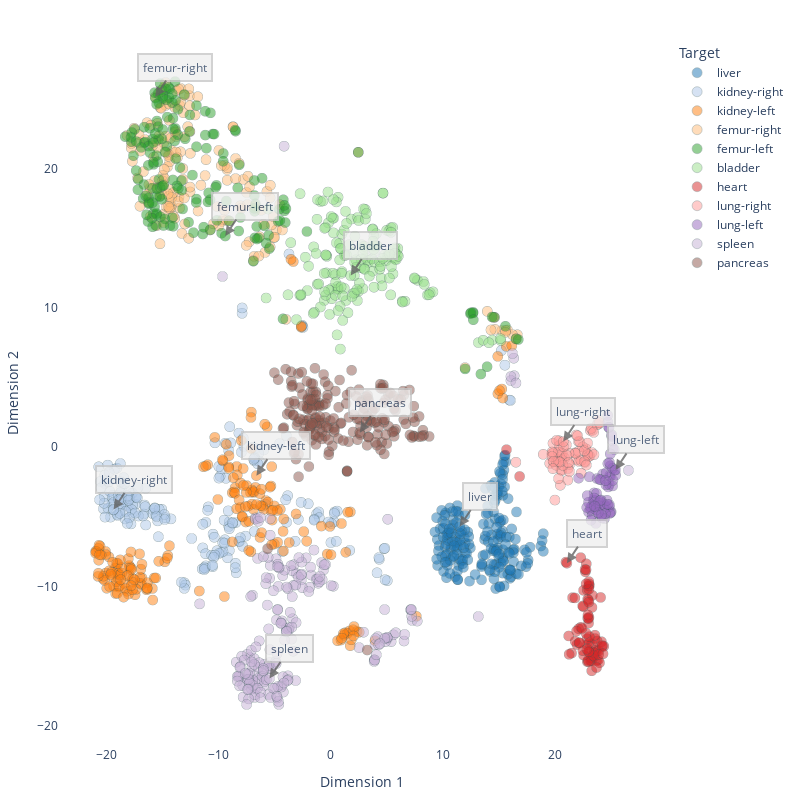

The notebook cell saved with this chart:
### Code cell
# Convert plt.cm.tab20.colors to hex
color_hex = ['#{:02x}{:02x}{:02x}'.format(int(r*255), int(g*255), int(b*255)) for r, g, b in plt.cm.tab20.colors]

# Select one point for each target label
df_annotate = df.groupby('Target').last().reset_index()

# Plot the t-SNE results using plotly express
fig = px.scatter(df, x='Dimension 1', y='Dimension 2', color='Target',
                 color_discrete_sequence=color_hex,
                 category_orders={'Target': sorted_labels})

# Add annotations for the selected points
for _, row in df_annotate.iterrows():
    fig.add_annotation(
        x=row['Dimension 1'],
        y=row['Dimension 2'],
        text=row['Target'],
        showarrow=True,
        arrowhead=2,
        arrowsize=1,
        arrowwidth=2,
        arrowcolor="#636363",
        ax=20,
        ay=-30,
        bordercolor="#c7c7c7",
        borderwidth=2,
        borderpad=4,
        bgcolor="#f0f0f0",
        opacity=0.8
    )

fig.update_traces(marker=dict(size=10, opacity=0.5, line=dict(width=0.5, color='DarkSlateGrey')))
fig.update_layout(
    plot_bgcolor='white',
    width=800, height=800,  # Increased size to accommodate annotations
    margin=dict(l=40, r=40, t=40, b=40),
    showlegend=True
)
fig.show()

### Figure 1 — Plotly figure (JSON) as saved in the notebook; plotly's stock layout.template omitted (floating-point values rounded to 4 significant figures; data arrays with more than 128 entries replaced by an {"elided": "..."} marker saying what was removed)
{"data": [{"hovertemplate": "Target=liver<br>Dimension 1=%{x}<br>Dimension 2=%{y}<extra></extra>", "legendgroup": "liver", "marker": {"color": "#1f77b4", "line": {"color": "DarkSlateGrey", "width": 0.5}, "opacity": 0.5, "size": 10, "symbol": "circle"}, "mode": "markers", "name": "liver", "showlegend": true, "type": "scattergl", "x": {"elided": "200 float values"}, "xaxis": "x", "y": {"elided": "200 float values"}, "yaxis": "y"}, {"hovertemplate": "Target=kidney-right<br>Dimension 1=%{x}<br>Dimension 2=%{y}<extra></extra>", "legendgroup": "kidney-right", "marker": {"color": "#aec7e8", "line": {"color": "DarkSlateGrey", "width": 0.5}, "opacity": 0.5, "size": 10, "symbol": "circle"}, "mode": "markers", "name": "kidney-right", "showlegend": true, "type": "scattergl", "x": {"elided": "199 float values"}, "xaxis": "x", "y": {"elided": "199 float values"}, "yaxis": "y"}, {"hovertemplate": "Target=kidney-left<br>Dimension 1=%{x}<br>Dimension 2=%{y}<extra></extra>", "legendgroup": "kidney-left", "marker": {"color": "#ff7f0e", "line": {"color": "DarkSlateGrey", "width": 0.5}, "opacity": 0.5, "size": 10, "symbol": "circle"}, "mode": "markers", "name": "kidney-left", "showlegend": true, "type": "scattergl", "x": {"elided": "198 float values"}, "xaxis": "x", "y": {"elided": "198 float values"}, "yaxis": "y"}, {"hovertemplate": "Target=femur-right<br>Dimension 1=%{x}<br>Dimension 2=%{y}<extra></extra>", "legendgroup": "femur-right", "marker": {"color": "#ffbb78", "line": {"color": "DarkSlateGrey", "width": 0.5}, "opacity": 0.5, "size": 10, "symbol": "circle"}, "mode": "markers", "name": "femur-right", "showlegend": true, "type": "scattergl", "x": {"elided": "170 float values"}, "xaxis": "x", "y": {"elided": "170 float values"}, "yaxis": "y"}, {"hovertemplate": "Target=femur-left<br>Dimension 1=%{x}<br>Dimension 2=%{y}<extra></extra>", "legendgroup": "femur-left", "marker": {"color": "#2ca02c", "line": {"color": "DarkSlateGrey", "width": 0.5}, "opacity": 0.5, "size": 10, "symbol": "circle"}, "mode": "markers", "name": "femur-left", "showlegend": true, "type": "scattergl", "x": {"elided": "173 float values"}, "xaxis": "x", "y": {"elided": "173 float values"}, "yaxis": "y"}, {"hovertemplate": "Target=bladder<br>Dimension 1=%{x}<br>Dimension 2=%{y}<extra></extra>", "legendgroup": "bladder", "marker": {"color": "#98df8a", "line": {"color": "DarkSlateGrey", "width": 0.5}, "opacity": 0.5, "size": 10, "symbol": "circle"}, "mode": "markers", "name": "bladder", "showlegend": true, "type": "scattergl", "x": {"elided": "175 float values"}, "xaxis": "x", "y": {"elided": "175 float values"}, "yaxis": "y"}, {"hovertemplate": "Target=heart<br>Dimension 1=%{x}<br>Dimension 2=%{y}<extra></extra>", "legendgroup": "heart", "marker": {"color": "#d62728", "line": {"color": "DarkSlateGrey", "width": 0.5}, "opacity": 0.5, "size": 10, "symbol": "circle"}, "mode": "markers", "name": "heart", "showlegend": true, "type": "scattergl", "x": [24.17, 22.57, 22.94, 23.02, 22.89, 22.32, 23.74, 23.19, 23.73, 22.89, 23.68, 23.05, 23.03, 22.81, 23.88, 22.9, 23.28, 22.73, 23.29, 23.27, 23.54, 21.98, 24.24, 22.7, 22.98, 22.94, 23.01, 23.09, 23.36, 23.06, 24.09, 23.32, 22.31, 23.53, 22.13, 23.01, 24.0, 23.45, 23.05, 23.92, 23.08, 22.89, 23.59, 23.78, 23.59, 23.07, 22.17, 22.57, 22.51, 22.8, 21.82, 22.21, 23.42, 21.58, 23.04, 22.79, 24.38, 24.24, 15.69, 23.01, 21.95, 21.5, 20.99, 21.8, 21.28, 22.43, 21.24, 23.05, 22.96, 22.8, 16.86, 23.92, 22.55, 24.31, 23.01, 22.87, 22.49, 23.3, 23.73, 23.04, 21.08], "xaxis": "x", "y": [-13.96, -10.28, -10.9, -12.63, -10.24, -12.93, -14.63, -15.33, -15.34, -14.19, -14.56, -12.21, -9.967, -8.372, -15.27, -15.39, -15.35, -8.944, -14.13, -15.13, -14.77, -14.17, -14.31, -8.782, -15.29, -12.27, -15.39, -9.934, -10.64, -9.815, -10.78, -11.5, -7.927, -15.02, -13.04, -12.31, -15.47, -14.73, -14.69, -14.62, -14.04, -13.76, -13.73, -13.92, -13.49, -13.6, -14.05, -14.92, -14.61, -13.36, -13.93, -14.04, -14.94, -10.8, -9.646, -8.802, -14.29, -14.24, -0.1774, -14.68, -13.2, -14.78, -8.244, -10.82, -14.87, -13.01, -13.55, -10.2, -12.05, -9.809, -2.098, -14.89, -11.45, -14.83, -10.98, -14.5, -11.4, -16.05, -15.82, -11.13, -8.323], "yaxis": "y"}, {"hovertemplate": "Target=lung-right<br>Dimension 1=%{x}<br>Dimension 2=%{y}<extra></extra>", "legendgroup": "lung-right", "marker": {"color": "#ff9896", "line": {"color": "DarkSlateGrey", "width": 0.5}, "opacity": 0.5, "size": 10, "symbol": "circle"}, "mode": "markers", "name": "lung-right", "showlegend": true, "type": "scattergl", "x": [22.11, 19.84, 21.91, 22.15, 19.84, 22.9, 20.32, 20.46, 19.74, 19.88, 20.43, 19.55, 20.15, 22.72, 22.35, 21.81, 23.9, 20.38, 22.78, 23.18, 20.62, 22.49, 21.16, 23.91, 22.23, 22.12, 20.62, 22.34, 20.55, 20.66, 23.37, 23.26, 20.11, 20.32, 19.76, 20.16, 21.85, 20.88, 21.31, 20.64, 20.49, 21.18, 21.31, 21.26, 20.73, 21.05, 21.03, 20.01, 20.78, 20.31, 20.46, 18.97, 19.75, 23.01, 23.11, 19.89, 20.33, 16.53, 21.93, 23.77, 23.31, 22.94, 23.47, 22.64, 22.04, 23.5, 19.83, 22.65, 22.82, 23.99, 21.22, 22.93, 20.76], "xaxis": "x", "y": [0.4132, 0.2802, -0.8892, -1.017, -1.022, -0.4582, -0.8747, -0.3404, -0.4804, -0.4054, 0.119, -1.162, -1.049, -1.081, -1.868, -0.4055, 1.656, 0.4609, -0.1174, 1.207, -0.6645, 0.02485, -2.363, 1.939, 0.4005, -0.297, -0.9032, -0.9563, -1.637, -0.4543, 1.218, 1.359, -1.288, -0.3428, -0.342, 0.4914, -0.4354, -0.7821, -1.254, -1.663, -2.726, -1.531, -1.734, -0.4283, -1.304, -0.5752, 0.1726, -3.793, 0.03453, -1.039, -1.061, -0.5091, -0.6698, -0.6671, -0.6341, -1.014, -2.258, -1.075, 0.8794, 1.624, -0.3842, -0.5399, 1.066, -0.2511, 0.817, -0.5338, -1.539, -1.034, -1.281, 1.751, -1.112, 0.2942, 0.4065], "yaxis": "y"}, {"hovertemplate": "Target=lung-left<br>Dimension 1=%{x}<br>Dimension 2=%{y}<extra></extra>", "legendgroup": "lung-left", "marker": {"color": "#9467bd", "line": {"color": "DarkSlateGrey", "width": 0.5}, "opacity": 0.5, "size": 10, "symbol": "circle"}, "mode": "markers", "name": "lung-left", "showlegend": true, "type": "scattergl", "x": [24.42, 23.02, 24.53, 24.91, 25.03, 25.09, 24.88, 24.75, 23.94, 24.96, 24.07, 24.77, 25.19, 24.99, 24.86, 25.16, 25.2, 24.9, 23.55, 24.85, 23.68, 23.34, 23.67, 23.44, 23.51, 25.34, 24.96, 24.29, 23.77, 24.59, 24.43, 23.39, 22.12, 25.16, 24.37, 23.93, 23.73, 24.01, 25.06, 24.22, 24.51, 23.69, 23.64, 23.23, 23.18, 23.21, 23.52, 23.01, 22.86, 24.88, 24.67, 24.13, 24.73, 22.9, 25.16, 24.09, 25.1, 24.74, 23.87, 24.71, 24.89, 25.31, 23.08, 24.01, 24.57, 24.52, 25.44, 24.04, 24.8, 24.95, 23.55, 24.17, 25.42], "xaxis": "x", "y": [-4.117, -4.646, -4.241, -2.025, -4.636, 0.7581, -4.274, 1.799, -4.754, -2.127, -3.917, -2.853, -0.07121, -4.707, -2.67, -2.78, -2.379, -4.747, -3.831, 1.399, -4.075, -4.874, -5.475, -3.797, -3.28, -1.66, -1.34, -1.924, -2.247, -1.837, -5.141, -4.169, -2.22, 0.4477, -4.441, -4.009, -3.318, -4.213, 0.9146, -5.078, -4.765, -4.503, -4.278, -5.236, -4.456, -4.297, -3.645, -3.955, -4.328, -4.132, -3.807, -3.787, 2.284, -3.475, -1.51, -2.341, 0.8496, -1.176, -4.706, -4.092, -1.097, -0.1648, -2.126, -2.318, -2.705, -2.403, -2.003, -3.83, 1.442, -0.4811, -4.227, -4.86, -1.629], "yaxis": "y"}, {"hovertemplate": "Target=spleen<br>Dimension 1=%{x}<br>Dimension 2=%{y}<extra></extra>", "legendgroup": "spleen", "marker": {"color": "#c5b0d5", "line": {"color": "DarkSlateGrey", "width": 0.5}, "opacity": 0.5, "size": 10, "symbol": "circle"}, "mode": "markers", "name": "spleen", "showlegend": true, "type": "scattergl", "x": {"elided": "200 float values"}, "xaxis": "x", "y": {"elided": "200 float values"}, "yaxis": "y"}, {"hovertemplate": "Target=pancreas<br>Dimension 1=%{x}<br>Dimension 2=%{y}<extra></extra>", "legendgroup": "pancreas", "marker": {"color": "#8c564b", "line": {"color": "DarkSlateGrey", "width": 0.5}, "opacity": 0.5, "size": 10, "symbol": "circle"}, "mode": "markers", "name": "pancreas", "showlegend": true, "type": "scattergl", "x": {"elided": "200 float values"}, "xaxis": "x", "y": {"elided": "200 float values"}, "yaxis": "y"}], "layout": {"annotations": [{"arrowcolor": "#636363", "arrowhead": 2, "arrowsize": 1, "arrowwidth": 2, "ax": 20, "ay": -30, "bgcolor": "#f0f0f0", "bordercolor": "#c7c7c7", "borderpad": 4, "borderwidth": 2, "opacity": 0.8, "showarrow": true, "text": "bladder", "x": 1.776, "y": 12.33}, {"arrowcolor": "#636363", "arrowhead": 2, "arrowsize": 1, "arrowwidth": 2, "ax": 20, "ay": -30, "bgcolor": "#f0f0f0", "bordercolor": "#c7c7c7", "borderpad": 4, "borderwidth": 2, "opacity": 0.8, "showarrow": true, "text": "femur-left", "x": -9.429, "y": 15.16}, {"arrowcolor": "#636363", "arrowhead": 2, "arrowsize": 1, "arrowwidth": 2, "ax": 20, "ay": -30, "bgcolor": "#f0f0f0", "bordercolor": "#c7c7c7", "borderpad": 4, "borderwidth": 2, "opacity": 0.8, "showarrow": true, "text": "femur-right", "x": -15.69, "y": 25.14}, {"arrowcolor": "#636363", "arrowhead": 2, "arrowsize": 1, "arrowwidth": 2, "ax": 20, "ay": -30, "bgcolor": "#f0f0f0", "bordercolor": "#c7c7c7", "borderpad": 4, "borderwidth": 2, "opacity": 0.8, "showarrow": true, "text": "heart", "x": 21.08, "y": -8.323}, {"arrowcolor": "#636363", "arrowhead": 2, "arrowsize": 1, "arrowwidth": 2, "ax": 20, "ay": -30, "bgcolor": "#f0f0f0", "bordercolor": "#c7c7c7", "borderpad": 4, "borderwidth": 2, "opacity": 0.8, "showarrow": true, "text": "kidney-left", "x": -6.647, "y": -2.04}, {"arrowcolor": "#636363", "arrowhead": 2, "arrowsize": 1, "arrowwidth": 2, "ax": 20, "ay": -30, "bgcolor": "#f0f0f0", "bordercolor": "#c7c7c7", "borderpad": 4, "borderwidth": 2, "opacity": 0.8, "showarrow": true, "text": "kidney-right", "x": -19.4, "y": -4.467}, {"arrowcolor": "#636363", "arrowhead": 2, "arrowsize": 1, "arrowwidth": 2, "ax": 20, "ay": -30, "bgcolor": "#f0f0f0", "bordercolor": "#c7c7c7", "borderpad": 4, "borderwidth": 2, "opacity": 0.8, "showarrow": true, "text": "liver", "x": 11.51, "y": -5.694}, {"arrowcolor": "#636363", "arrowhead": 2, "arrowsize": 1, "arrowwidth": 2, "ax": 20, "ay": -30, "bgcolor": "#f0f0f0", "bordercolor": "#c7c7c7", "borderpad": 4, "borderwidth": 2, "opacity": 0.8, "showarrow": true, "text": "lung-left", "x": 25.42, "y": -1.629}, {"arrowcolor": "#636363", "arrowhead": 2, "arrowsize": 1, "arrowwidth": 2, "ax": 20, "ay": -30, "bgcolor": "#f0f0f0", "bordercolor": "#c7c7c7", "borderpad": 4, "borderwidth": 2, "opacity": 0.8, "showarrow": true, "text": "lung-right", "x": 20.76, "y": 0.4065}, {"arrowcolor": "#636363", "arrowhead": 2, "arrowsize": 1, "arrowwidth": 2, "ax": 20, "ay": -30, "bgcolor": "#f0f0f0", "bordercolor": "#c7c7c7", "borderpad": 4, "borderwidth": 2, "opacity": 0.8, "showarrow": true, "text": "pancreas", "x": 2.586, "y": 1.045}, {"arrowcolor": "#636363", "arrowhead": 2, "arrowsize": 1, "arrowwidth": 2, "ax": 20, "ay": -30, "bgcolor": "#f0f0f0", "bordercolor": "#c7c7c7", "borderpad": 4, "borderwidth": 2, "opacity": 0.8, "showarrow": true, "text": "spleen", "x": -5.48, "y": -16.6}], "height": 800, "legend": {"title": {"text": "Target"}, "tracegroupgap": 0}, "margin": {"b": 40, "l": 40, "r": 40, "t": 40}, "plot_bgcolor": "white", "showlegend": true, "width": 800, "xaxis": {"anchor": "y", "domain": [0, 1], "title": {"text": "Dimension 1"}}, "yaxis": {"anchor": "x", "domain": [0, 1], "title": {"text": "Dimension 2"}}}}
